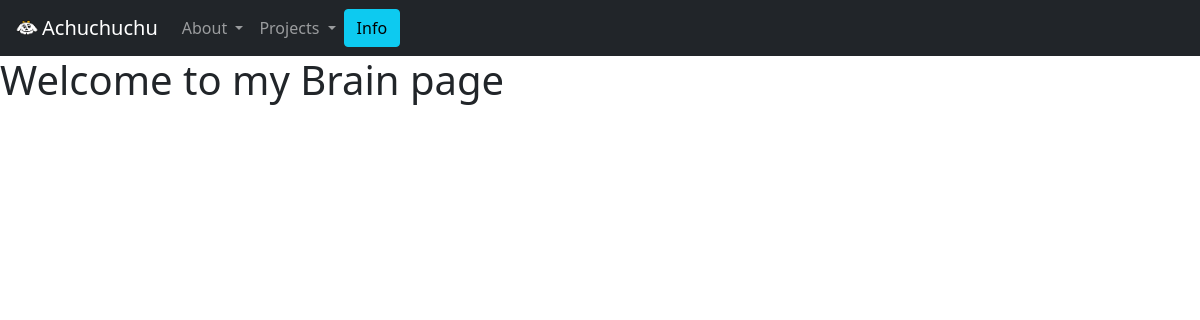
The page /blog/ on the database as committed earlier.
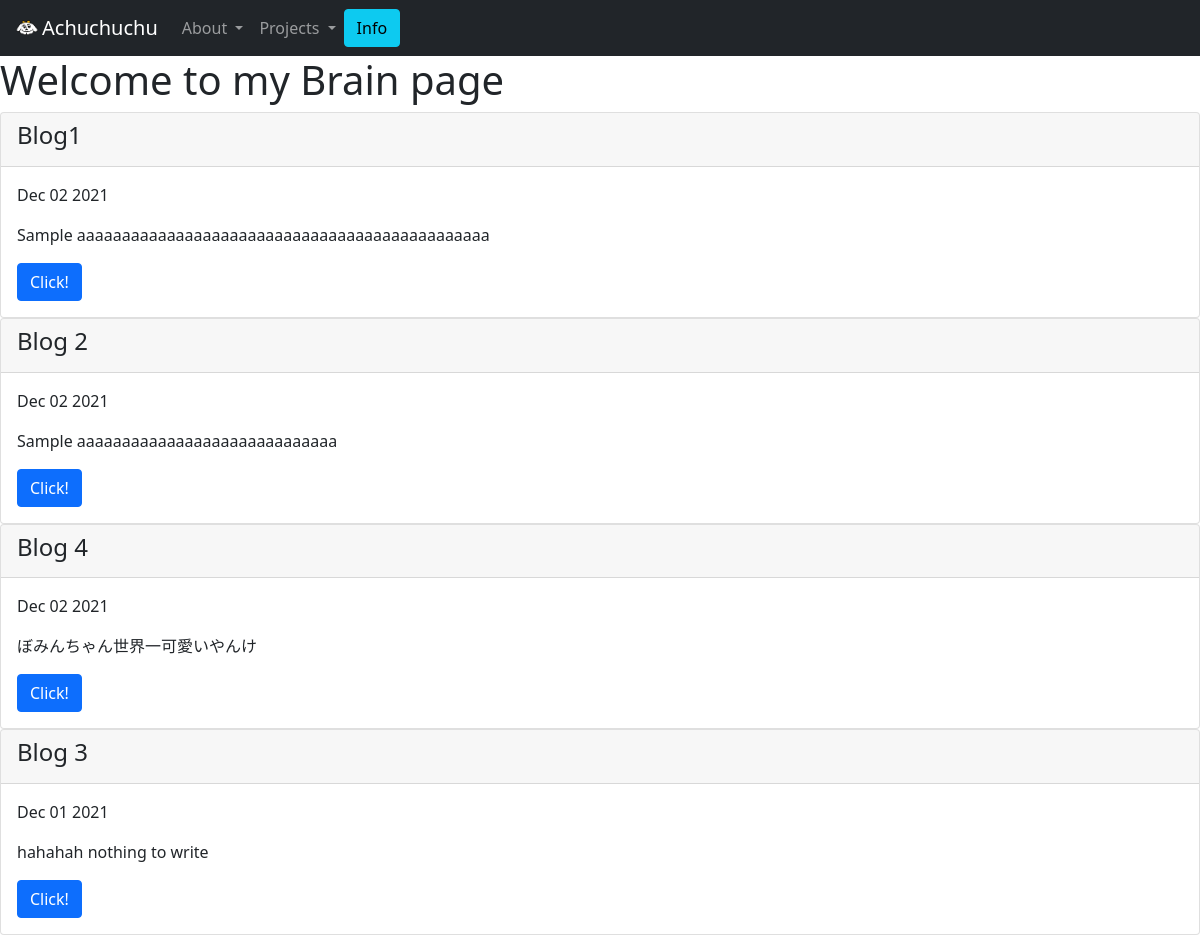
The same page on the database as committed later.
### blog/models.py (models this page shows, shortened)
class Blog(models.Model):
    title = models.CharField(max_length=200)
    discription = models.TextField()
    date = models.DateField()

### blog/views.py (the view)
# urls.py: path('', views.all_blogs, name= 'all_blogs' ),
def all_blogs(request):
    blogs = Blog.objects.order_by("-date")
    return render(request, 'blog/blog.html', {'blogs':blogs})

### blog/templates/blog/blog.html (shortened to what this page needs)
<!doctype html>
<html lang="en">
  <head>
    {% load static %}
    <link href="https://cdn.jsdelivr.net/npm/bootstrap@5.1.3/dist/css/bootstrap.min.css" rel="stylesheet">
  </head>
  <body>
    <nav class="navbar navbar-expand-lg navbar-dark bg-dark">
      <div class="container-fluid">
          <img src="{% static 'portofolio/trimg.PNG' %}" alt="" width="30" height="24" class="d-inline-block align-text-top">
        <a class="navbar-brand" href="#">Achuchuchu</a>
        <div class="collapse navbar-collapse" id="navbarNavDarkDropdown">
          <ul class="navbar-nav">
            <li class="nav-item dropdown">
              <a class="nav-link dropdown-toggle" href="#" id="navbarDarkDropdownMenuLink" role="button" data-bs-toggle="dropdown" aria-expanded="false">
                About
              </a>
            </li>
          </ul>
          <ul class="navbar-nav">
              <li class="nav-item dropdown">
                <a class="nav-link dropdown-toggle" href="#" id="navbarDarkDropdownMenuLink" role="button" data-bs-toggle="dropdown" aria-expanded="false">
                  Projects
                </a>
              </li>
            </ul>
            <a href="{% static 'portofolio/sample.pdf' %}">
              <button  type="button" class="btn btn-info">Info</button>
          </a>
        </div>
      </div>
    </nav>
    <h1>Welcome to my Brain page</h1>
    {% for blog in blogs%}
    <div class="card">
      <div class="card-header">
        <h4>{{blog.title}}</h4>
      </div>
      <div class="card-body">
        <p class="card-text">{{blog.date | date:'M d Y'}}</p>
        <p class="card-text"> {{blog.discription |striptags| truncatechars:100 }}</p>
        <a href="{% url 'blog:detail' blog.id %}" class="btn btn-primary">Click!</a>
      </div>
    </div>
    {% endfor %}
  </body>
</html>

Rows that differ between the two databases and show on the page:
added Blog: title "Blog1", date "Dec 02 2021", discription "Sample aaaaaaaaaaaaaaaaaaaaaaaaaaaaaaaaaaaaaaaaaaaaaa"
added Blog: title "Blog 2", date "Dec 02 2021", discription "Sample aaaaaaaaaaaaaaaaaaaaaaaaaaaaa"
added Blog: title "Blog 4", date "Dec 02 2021", discription "ぼみんちゃん世界一可愛いやんけ"
added Blog: title "Blog 3", date "Dec 01 2021", discription "hahahah nothing to write"
